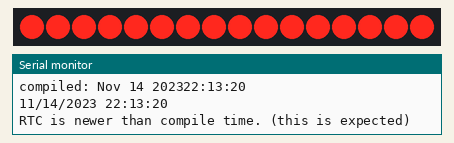
A sketch run on a simulated Arduino Uno, built with avr-gcc and run on an emulated ATmega328P. Parts: 16 shift-register outputs drawn as a row of LEDs (first output left, lit = HIGH), the last lines printed to the serial monitor. Wiring (inferred from the names in the program): 2 × shift register (74HC595): data pin 11; shift clock pin 12; latch pin 8. Wiring (inferred from the signals the program sends): row of LEDs: on Q0, Q1, Q2, Q3, Q4, Q5, Q6, Q7, Q8, Q9, Q10, Q11, Q12, Q13, Q14, Q15. The local clock reads 2024-03-15 10:24:30 at power-on unless the sketch sets it.

Above: at 0.3 s.
At 2.3 s:
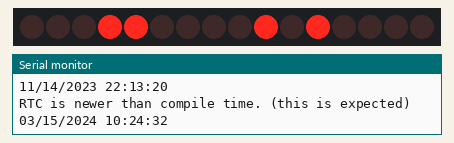
At 32.3 s:
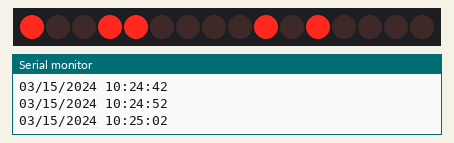
At 92.3 s:
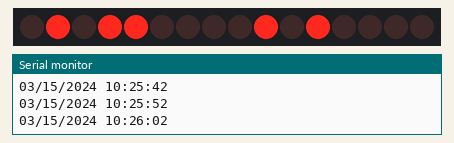
Timing chart, 0 to 93.8 s (numbered marks = the images above):
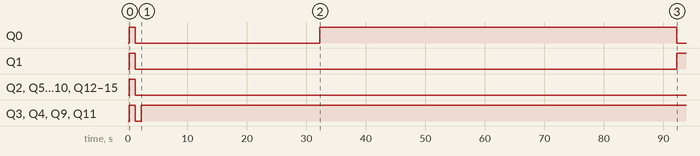

Measured:
- by itself, Q0: HIGH → LOW at 1.2 s, → HIGH 31.0 s later, → LOW 60.0 s later
- by itself, Q1: HIGH → LOW at 1.2 s, → HIGH 91.0 s later
- by itself, Q3, Q4, Q9, Q11: HIGH → LOW at 1.2 s, → HIGH 1.0 s later

The sketch:

binary_clock.ino
```cpp
// CONNECTIONS:
// DS1302 CLK/SCLK --> 5
// DS1302 DAT/IO --> 4
// DS1302 RST/CE --> 2
// DS1302 VCC --> 3.3v - 5v
// DS1302 GND --> GND

#include <ThreeWire.h>
#include <RtcDS1302.h>

// ------ RTC init
ThreeWire myWire(4,5,2); // IO, SCLK, CE
RtcDS1302<ThreeWire> Rtc(myWire);

// ------ Shift register init ----------
//Pin connected to ST_CP of 74HC595
int latchPin = 8;
//Pin connected to SH_CP of 74HC595
int clockPin = 12;
////Pin connected to DS of 74HC595
int dataPin = 11;

//holder for information you're going to pass to shifting function
byte data = 0;

void setup() {
    Serial.begin(57600);

    Serial.print("compiled: ");
    Serial.print(__DATE__);
    Serial.println(__TIME__);

    Rtc.Begin();

    RtcDateTime compiled = RtcDateTime(__DATE__, __TIME__);
    printDateTime(compiled);
    Serial.println();

    if (!Rtc.IsDateTimeValid())
    {
        // Common Causes:
        //    1) first time you ran and the device wasn't running yet
        //    2) the battery on the device is low or even missing

        Serial.println("RTC lost confidence in the DateTime!");
        Rtc.SetDateTime(compiled);
    }

    if (Rtc.GetIsWriteProtected())
    {
        Serial.println("RTC was write protected, enabling writing now");
        Rtc.SetIsWriteProtected(false);
    }

    if (!Rtc.GetIsRunning())
    {
        Serial.println("RTC was not actively running, starting now");
        Rtc.SetIsRunning(true);
    }

    RtcDateTime now = Rtc.GetDateTime();
    if (now < compiled)
    {
        Serial.println("RTC is older than compile time!  (Updating DateTime)");
        Rtc.SetDateTime(compiled);
    }
    else if (now > compiled)
    {
        Serial.println("RTC is newer than compile time. (this is expected)");
    }
    else if (now == compiled)
    {
        Serial.println("RTC is the same as compile time! (not expected but all is fine)");
    }

    pinMode(latchPin, OUTPUT);

    //function that blinks all the LEDs
    //gets passed the number of blinks and the pause time
    blinkAll_2Bytes(1, 1000);
}

void loop() {
    RtcDateTime now = Rtc.GetDateTime();

    printDateTime(now);
    Serial.println();

    if (!now.IsValid())
    {
        // Common Causes:
        //    1) the battery on the device is low or even missing and the power line was disconnected
        Serial.println("RTC lost confidence in the DateTime!");
    }

    int hour = now.Hour();
    int minute = now.Minute();

    digitalWrite(latchPin, 0);
    shiftOut(dataPin, clockPin, hour);
    shiftOut(dataPin, clockPin, minute);
    digitalWrite(latchPin, 1);

    delay(10000); // ten seconds
}

//blinks both registers based on the number of times you want to
//blink "n" and the pause between them "d"
//starts with a moment of darkness to make sure the first blink
//has its full visual effect.
void blinkAll_2Bytes(int n, int d) {
  digitalWrite(latchPin, 0);
  shiftOut(dataPin, clockPin, 0);
  shiftOut(dataPin, clockPin, 0);
  digitalWrite(latchPin, 1);
  delay(200);

  for (int x = 0; x < n; x++) {
    digitalWrite(latchPin, 0);
    shiftOut(dataPin, clockPin, 255);
    shiftOut(dataPin, clockPin, 255);
    digitalWrite(latchPin, 1);
    delay(d);
    digitalWrite(latchPin, 0);
    shiftOut(dataPin, clockPin, 0);
    shiftOut(dataPin, clockPin, 0);
    digitalWrite(latchPin, 1);
    delay(d);
  }
}

#define countof(a) (sizeof(a) / sizeof(a[0]))

void printDateTime(const RtcDateTime& dt)
{
    char datestring[20];

    snprintf_P(datestring,
            countof(datestring),
            PSTR("%02u/%02u/%04u %02u:%02u:%02u"),
            dt.Month(),
            dt.Day(),
            dt.Year(),
            dt.Hour(),
            dt.Minute(),
            dt.Second() );
    Serial.print(datestring);
}

// the heart of the program
void shiftOut(int myDataPin, int myClockPin, byte myDataOut) {
  // This shifts 8 bits out MSB first,
  //on the rising edge of the clock,
  //clock idles low
  //internal function setup
  int i=0;
  int pinState;

  pinMode(myClockPin, OUTPUT);
  pinMode(myDataPin, OUTPUT);

  //clear everything out just in case to
  //prepare shift register for bit shifting
  digitalWrite(myDataPin, 0);
  digitalWrite(myClockPin, 0);

  //for each bit in the byte myDataOut&#xFFFD;
  //NOTICE THAT WE ARE COUNTING DOWN in our for loop
  //This means that %00000001 or "1" will go through such
  //that it will be pin Q0 that lights.
  for (i=7; i>=0; i--)  {
    digitalWrite(myClockPin, 0);

    //if the value passed to myDataOut and a bitmask result
    // true then... so if we are at i=6 and our value is
    // %11010100 it would the code compares it to %01000000
    // and proceeds to set pinState to 1.
    if ( myDataOut & (1<<i) ) {
      pinState= 1;
    } else {
      pinState= 0;
    }

    //Sets the pin to HIGH or LOW depending on pinState
    digitalWrite(myDataPin, pinState);
    //register shifts bits on upstroke of clock pin
    digitalWrite(myClockPin, 1);
    //zero the data pin after shift to prevent bleed through
    digitalWrite(myDataPin, 0);
  }

  //stop shifting
  digitalWrite(myClockPin, 0);
}
```
